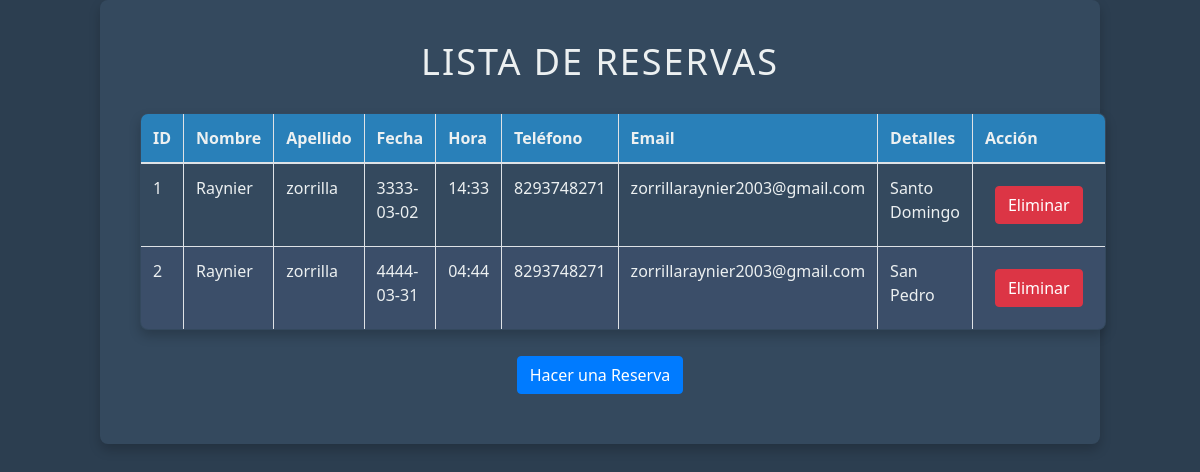
The app's page /reservas with its own data.
### tables this page shows
CREATE TABLE reservas (
            id INTEGER PRIMARY KEY AUTOINCREMENT,
            nombre TEXT NOT NULL,
            apellido TEXT NOT NULL,
            fecha TEXT NOT NULL,
            hora TEXT NOT NULL,
            telefono TEXT,
            email TEXT,
            detalles TEXT
        );

### main.py (the view)
@app.route('/reservas')
def reservas():
    conn = sqlite3.connect('reservas.db')
    cursor = conn.cursor()
    cursor.execute('SELECT * FROM reservas')
    reservas = cursor.fetchall()
    conn.close()
    return render_template('reservas.html', reservas=reservas)

### templates/reservas.html (shortened to what this page needs)
<!DOCTYPE html>
<html>
<head>
    <link href="https://stackpath.bootstrapcdn.com/bootstrap/4.3.1/css/bootstrap.min.css" rel="stylesheet">
    <link rel="stylesheet" href="{{ url_for('static', filename='style.css') }}">
</head>
<body>
    <div class="container text-center">
        <h1>Lista de Reservas</h1>
        <table class="table table-bordered mt-4">
            <thead>
                <tr>
                    <th>ID</th>
                    <th>Nombre</th>
                    <th>Apellido</th>
                    <th>Fecha</th>
                    <th>Hora</th>
                    <th>Teléfono</th>
                    <th>Email</th>
                    <th>Detalles</th>
                    <th>Acción</th>
                </tr>
            </thead>
            <tbody>
                {% for reserva in reservas %}
                <tr>
                    <td>{{ reserva[0] }}</td>
                    <td>{{ reserva[1] }}</td>
                    <td>{{ reserva[2] }}</td>
                    <td>{{ reserva[3] }}</td>
                    <td>{{ reserva[4] }}</td>
                    <td>{{ reserva[5] }}</td>
                    <td>{{ reserva[6] }}</td>
                    <td>{{ reserva[7] }}</td>
                    <td>
                        <a href="{{ url_for('eliminar_reserva', id=reserva[0]) }}" class="btn btn-danger" onclick="return confirm('¿Estás seguro de que quieres eliminar esta reserva?')">Eliminar</a>
                    </td>
                </tr>
                {% endfor %}
            </tbody>
        </table>
        <a href="{{ url_for('reservar') }}" class="btn btn-primary">Hacer una Reserva</a>
    </div>
</body>
</html>

### static/style.css (style rules this page uses)
body { font-family: 'Segoe UI', Tahoma, Geneva, Verdana, sans-serif; background-color: #2c3e50; color: #ecf0f1; margin: 0; padding: 0; }
.container { max-width: 1000px; margin: 0 auto; padding: 40px; background-color: #34495e; border-radius: 8px; box-shadow: 0 6px 12px rgba(0, 0, 0, 0.2); text-align: center; }
h1 { font-size: 36px; color: #ecf0f1; margin-bottom: 30px; text-transform: uppercase; letter-spacing: 2px; }
a { color: #3498db; text-decoration: none; margin: 10px; display: inline-block; font-size: 18px; transition: all 0.3s ease; }
table { width: 100%; border-collapse: collapse; margin-top: 30px; background-color: #34495e; border-radius: 8px; overflow: hidden; box-shadow: 0 6px 12px rgba(0, 0, 0, 0.2); }
table, th, td { border: 1px solid #7f8c8d; }
th, td { padding: 12px; text-align: left; color: #ecf0f1; }
th { background-color: #2980b9; font-weight: bold; }
tr:nth-child(even) { background-color: #3b4e69; }

### records on screen
reservas: id "1", nombre "Raynier", apellido "zorrilla", fecha "3333-03-02", hora "14:33", telefono "8293748271", email "zorrillaraynier2003@gmail.com", detalles "Santo Domingo"
reservas: id "2", nombre "Raynier", apellido "zorrilla", fecha "4444-03-31", hora "04:44", telefono "8293748271", email "zorrillaraynier2003@gmail.com", detalles "San Pedro"
